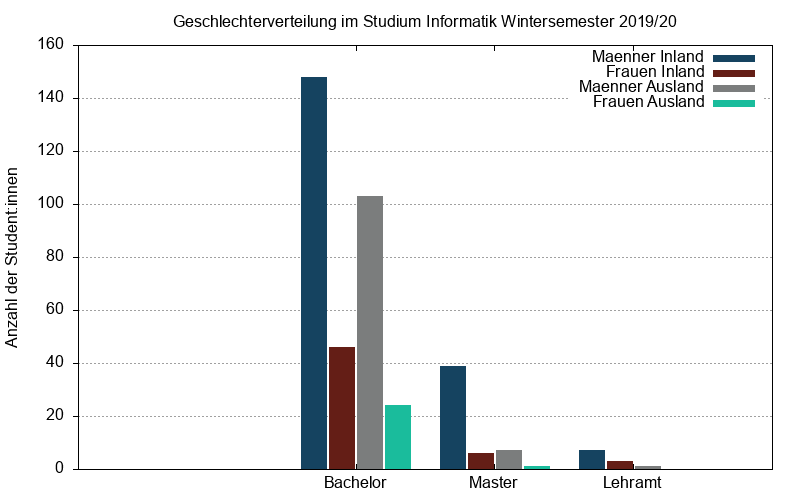

The gnuplot source for this figure:
set terminal png size 800,500
set output 'graph2.png'

red = "#641E16"; green = "#1ABC9C"; blue = "#154360"; grey = "#7B7D7D";
set yrange [0:160]
set style data histogram
set style histogram cluster gap 1
set style fill solid
set boxwidth 0.9
set xtics format ""
set grid ytics
set ylabel "Anzahl der Student:innen"
set ytics out nomirror
set tics font "Arial, 12"
set key font "Arial, 12"

set title "Geschlechterverteilung im Studium Informatik Wintersemester 2019/20"
plot "graph1.dat" using 3:xtic(1) title "Maenner Inland" linecolor rgb blue,   \
     "graph1.dat" using 2 title "Frauen Inland" linecolor rgb red,   \
     "graph1.dat" using 5 title "Maenner Ausland" linecolor rgb grey,    \
     "graph1.dat" using 4 title "Frauen Ausland" linecolor rgb green
     